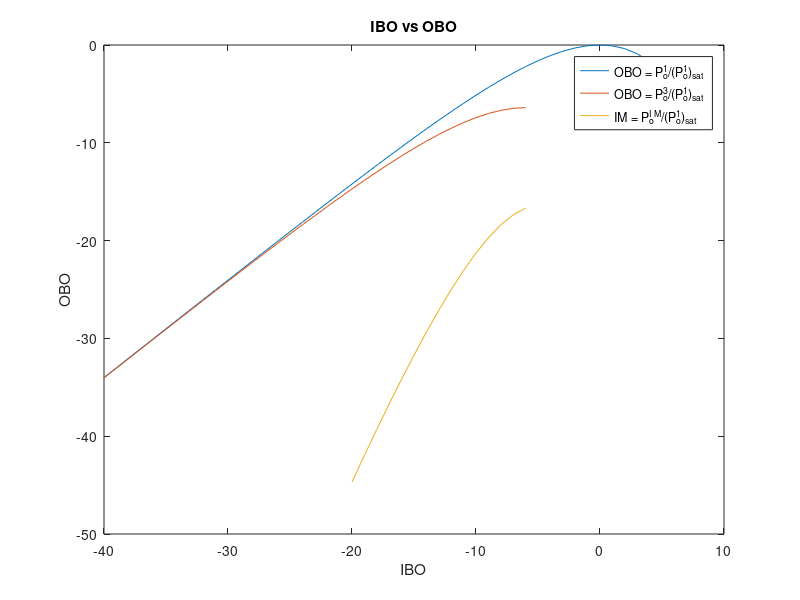
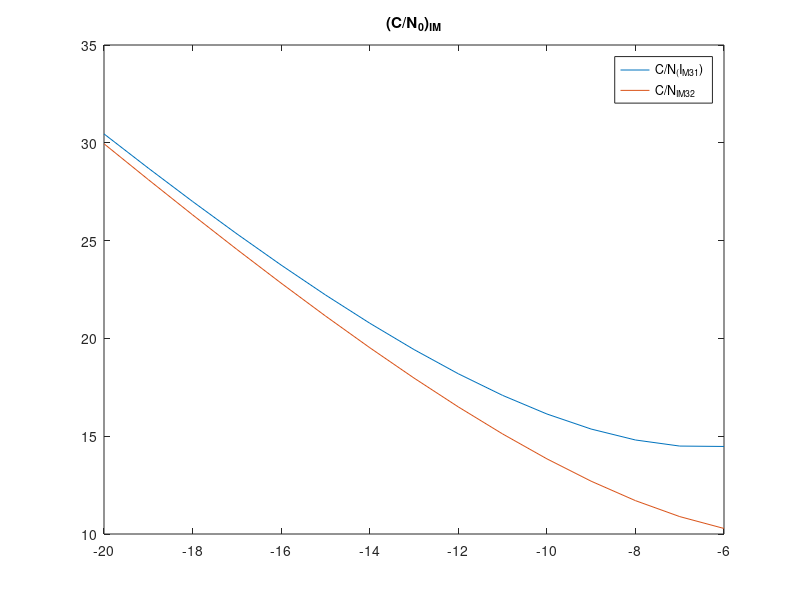
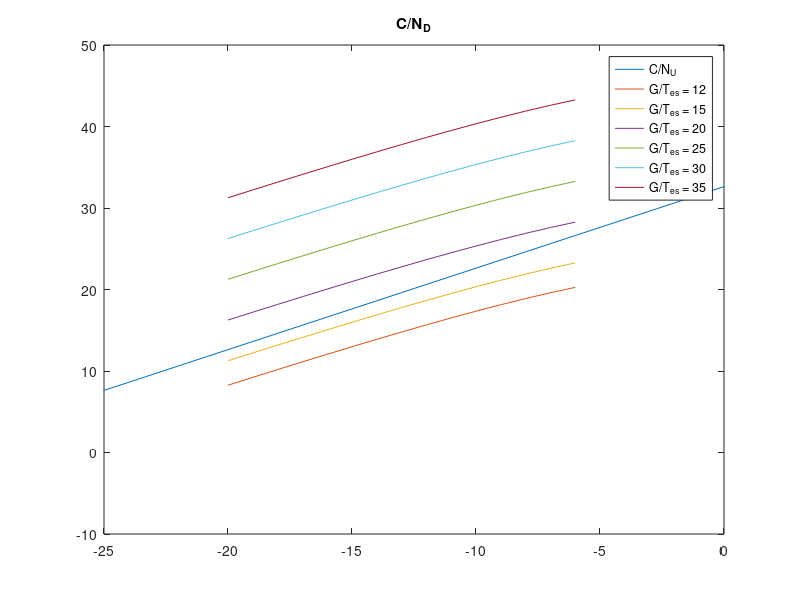
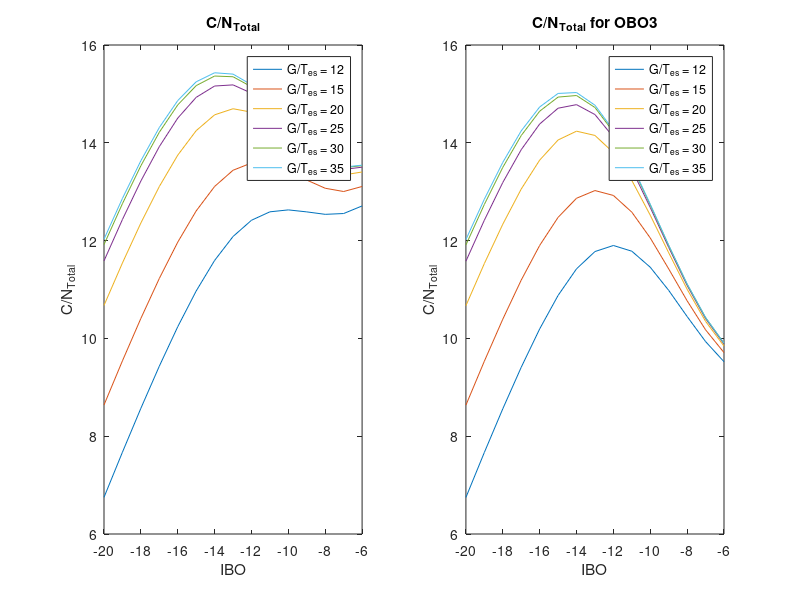

Write MATLAB code to recreate these figures, in order.
IBO=-40:5;
OBO= IBO+6-6*exp(IBO/6);
figure(1)
plot(IBO,OBO)

IBO3=-40:-6;

OBO3=IBO3+6-(6.4)*exp((IBO3+6)/6.4);
figure(1)
hold on

plot(IBO3,OBO3)

IBO_limited=-20:-6;
IM3=3*IBO_limited+17 - 6.25*exp((IBO_limited+11.75)/6.25);
figure(1)
hold on
plot(IBO_limited,IM3)
title("IBO vs OBO");
xlabel("IBO");
ylabel("OBO");
legend("OBO = P_o^1/(P_o^1)_s_a_t" , "OBO = P_o^3/(P_o^1)_s_a_t","IM = P_o^I^M/(P_o^1)_s_a_t " );

figure
plot(IBO(21:35),OBO(21:35)-IM3) %(C/N)IM
hold on
plot(IBO(21:35),OBO3(21:35)-IM3)
title("(C/N_0)_I_M");
legend("C/N_(I_M_3_1)","C/N_I_M_3_2");

CN_IM=OBO(21:35)-IM3;
CN_IM2=OBO3(21:35)-IM3;


kU=32.62;
kD=10.47;

CN_U=IBO+kU;
figure();
plot(IBO, CN_U);
legend("C/N_U");

IBOi=IBO(21:35);
OBO3i=OBO(21:35);

GT_es =[12 15 20 25 30 35];
%GT_es =[35:5:60];


CN_D = kD+OBO3i+GT_es';
hold on 
plot(IBOi,CN_D)
legend("C/N_U", "G/T_e_s = 12", "G/T_e_s = 15", "G/T_e_s = 20", "G/T_e_s = 25", "G/T_e_s = 30", "G/T_e_s = 35" );
title("C/N_D");
xlim([-25 0]);

CN_Di=10.^(-1*CN_D/10);
CN_Ui=10.^(-1*CN_U(21:35)/10);
CN_IMi= 10.^(-1*CN_IM/10);
CN_IM2i=10.^(-1*CN_IM2/10);


CN_I_ES = 35;
CN_I_SAT =25;

CN_I_ES_i= (10^(-1*CN_I_SAT/10));
CN_I_SAT_i = (10^(-1*CN_I_SAT/10));
CN_Ii = CN_I_SAT_i + CN_I_ES_i;

x=-20:-6;

figure()
subplot(1,2,1)
plot((-20:-6), 10*log10(1./(CN_Di(1,:)+CN_Ui+CN_IMi+CN_Ii)));
hold on
plot((-20:-6), 10*log10(1./(CN_Di(2,:)+CN_Ui+CN_IMi+CN_Ii)));
hold on
plot((-20:-6), 10*log10(1./(CN_Di(3,:)+CN_Ui+CN_IMi+CN_Ii)));
hold on
plot((-20:-6), 10*log10(1./(CN_Di(4,:)+CN_Ui+CN_IMi+CN_Ii)));
hold on
plot((-20:-6), 10*log10(1./(CN_Di(5,:)+CN_Ui+CN_IMi+CN_Ii)));
hold on
plot((-20:-6), 10*log10(1./(CN_Di(6,:)+CN_Ui+CN_IMi+CN_Ii)));

title("C/N_T_o_t_a_l");
legend("G/T_e_s = 12", "G/T_e_s = 15", "G/T_e_s = 20", "G/T_e_s = 25", "G/T_e_s = 30", "G/T_e_s = 35");
xlabel("IBO");
ylabel("C/N_T_o_t_a_l");


subplot(1,2,2);
plot((-20:-6), 10*log10(1./(CN_Di(1,:)+CN_Ui+CN_IM2i+CN_Ii)));
hold on
plot((-20:-6), 10*log10(1./(CN_Di(2,:)+CN_Ui+CN_IM2i+CN_Ii)));
hold on
plot((-20:-6), 10*log10(1./(CN_Di(3,:)+CN_Ui+CN_IM2i+CN_Ii)));
hold on
plot((-20:-6), 10*log10(1./(CN_Di(4,:)+CN_Ui+CN_IM2i+CN_Ii)));
hold on
plot((-20:-6), 10*log10(1./(CN_Di(5,:)+CN_Ui+CN_IM2i+CN_Ii)));
hold on
plot((-20:-6), 10*log10(1./(CN_Di(6,:)+CN_Ui+CN_IM2i+CN_Ii)));

title("C/N_T_o_t_a_l for OBO3");
legend("G/T_e_s = 12", "G/T_e_s = 15", "G/T_e_s = 20", "G/T_e_s = 25", "G/T_e_s = 30", "G/T_e_s = 35");
xlabel("IBO");
ylabel("C/N_T_o_t_a_l");


